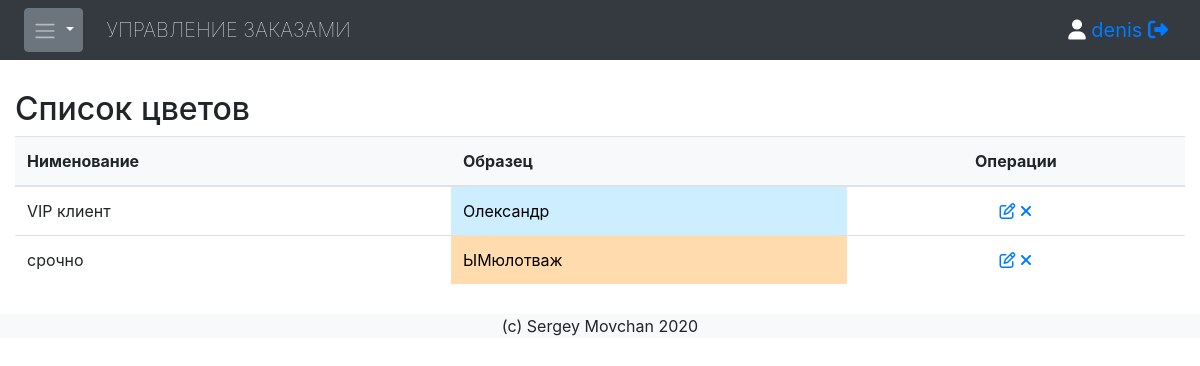
Before: /config/colors/list/ (signed in) with the older database file.
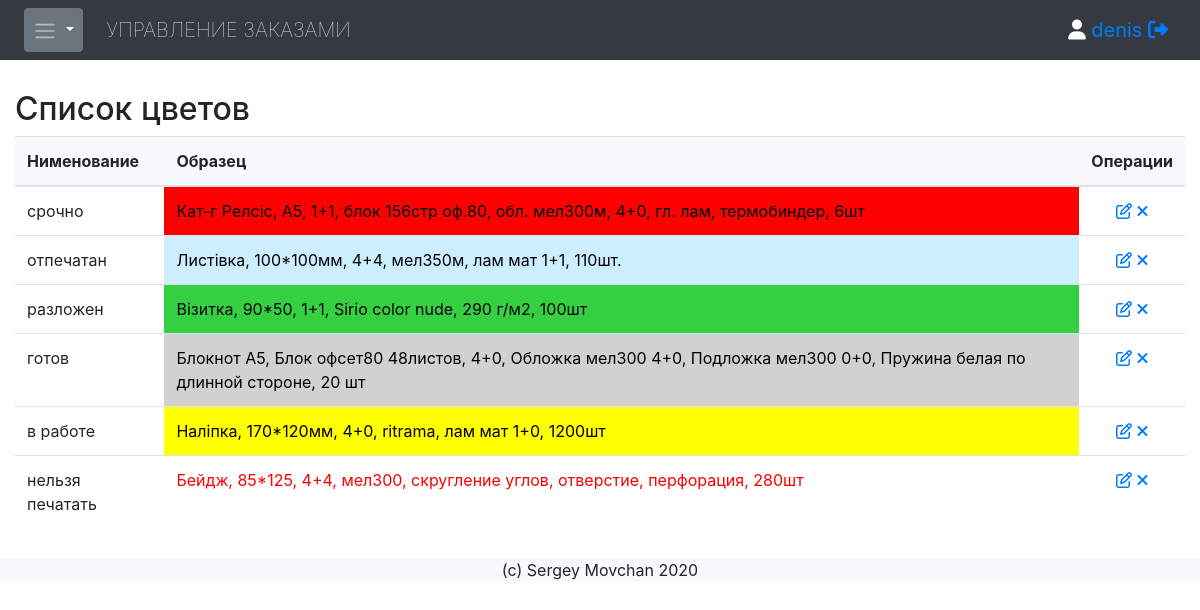
After: the same page with the newer database file.
### jobqueue/models.py (models this page shows, shortened)
class Colors(models.Model):
    name = models.CharField(db_index=True, verbose_name='Название цвета', unique=True, max_length=40)
    text = models.CharField(db_index=True, verbose_name='Цвет текста', default="#000000", max_length=8)
    bg = models.CharField(db_index=True, verbose_name='Цвет фона', default="#FFFFFF", max_length=8)
    order = models.IntegerField(db_index=True, default=0)
    class Meta:
        ordering = ['order']

### jobqueue/views.py (the view)
# urls.py: re_path(r'^config/colors/list/$', views.colors_list, name='colors_list'),
@login_required
def colors_list(request):
    colors = Colors.objects.all()
    ls = list(Jobs.objects.values_list('name', flat=True)[:len(colors)])
    print(ls)
    return render(request, 'colors_list.html', {'colors':colors, 'ls':ls} )

### jobqueue/templatetags/fl_extras.py (called while the page is built)
@register.filter
def index(v, param):
    try:
        out = v[param]
    except:
        out = ""
    return out

### jobqueue/templates/colors_list.html (shortened to what this page needs)
{% extends 'base.html' %}
{% block content %}
{% load fl_extras %}
  <h2>Список цветов</h2>
  <table class="table table-hover">
    <thead>
      <tr class="bg-light">
        <th>Нименование</th>
        <th>Образец</th>
        <th class="text-center">Операции</th>
      </tr>
    </thead>
    <tbody id='sortable'>
    {% for color in colors %}
      <tr id="{{ color.id }}">
        <td>{{ color.name }}</td>
        <td style="background-color:{{ color.bg }};color:{{ color.text }};">{{ ls|index:forloop.counter0 }}</td>
        <td class="text-center">
        <a href="{% url 'colors_addedit' %}?id={{ color.id }}"><i class="fa fa-pencil-square-o" data-toggle="tooltip" data-placement="top" title="Редактировать"></i></a>
        <a href="{% url 'colors_del' %}?id={{ color.id }}"><i class="fa fa-remove" data-toggle="tooltip" data-placement="top" title="Удалить"></i></a>
        </td>
      </tr>
    {% endfor %}
    </tbody>
  </table>
{% endblock %}

### jobqueue/templates/base.html (shortened to what this page needs)
<!DOCTYPE html>
<html lang="en">
<head>
  <link rel="stylesheet" href="https://maxcdn.bootstrapcdn.com/bootstrap/4.4.1/css/bootstrap.min.css">
  <link rel="stylesheet" type="text/css" href="/static/Zebra_Datepicker/css/bootstrap/zebra_datepicker.min.css"/>
  <link rel="stylesheet" href="https://cdnjs.cloudflare.com/ajax/libs/font-awesome/4.7.0/css/font-awesome.min.css">
  <link rel="stylesheet" href="//code.jquery.com/ui/1.12.1/themes/base/jquery-ui.css">
  <link rel="stylesheet" href="/static/select.css">
  <link rel="stylesheet" href="/static/rotate.css">
  <link rel="stylesheet" href="/static/popover.css">
</head>
<body>
<nav class="navbar navbar-expand-md bg-dark navbar-dark">
    <button type="button" class="btn btn-secondary dropdown-toggle ml-2 p-2" data-toggle="dropdown">
      <span class="navbar-toggler-icon"></span>
    </button>
  <a class="navbar-brand ml-4 text-uppercase font-weight-lighter" href="{% url 'jobs_list' %}">Управление заказами</a>
  <div class="ml-auto navbar-brand">{% if request.user.is_authenticated %}
<i class="fa fa-user"></i> <a href="{% url 'profile_view' %}">{{ request.user }}</a> <a href="{% url 'logout_view' %}"><i class="fa fa-sign-out"></i></a></div>
{% else %}Авторизируйтесь{% endif %}
</nav>
<div class="container-fluid" style="margin-top:30px;margin-bottom:30px">
{% block content %}
{% endblock %}
</div>
<div class="container-fluid bg-light text-center" style="margin-bottom:0">
  <p>(c) Sergey Movchan 2020</p>
</div>
</body>
</html>

Changed rows visible on the page:
changed Colors "срочно": bg "#ffdbae" → "#ff0000" (drawn); counter0 "ЫМюлотваж" → "Кат-г Релсіс, А5, 1+1, блок 156стр оф.80, обл. мел300м, 4+0, гл. лам, термобиндер, 6шт"; moves up the list
changed Colors: name "VIP клиент" → "отпечатан"; counter0 "Олександр" → "Листівка, 100*100мм, 4+4, мел350м, лам мат 1+1, 110шт."
added Colors: name "разложен", counter0 "Візитка, 90*50, 1+1, Sirio color nude, 290 г/м2, 100шт"
added Colors: name "готов", counter0 "Блокнот А5, Блок офсет80 48листов, 4+0, Обложка мел300 4+0, Подложка мел300 0+0, Пружина белая по длинной стороне, 20 шт"
added Colors: name "в работе", counter0 "Наліпка, 170*120мм, 4+0, ritrama, лам мат 1+0, 1200шт"
added Colors: name "нельзя печатать", counter0 "Бейдж, 85*125, 4+4, мел300, скругление углов, отверстие, перфорация, 280шт", text "#ff0000" (drawn)
